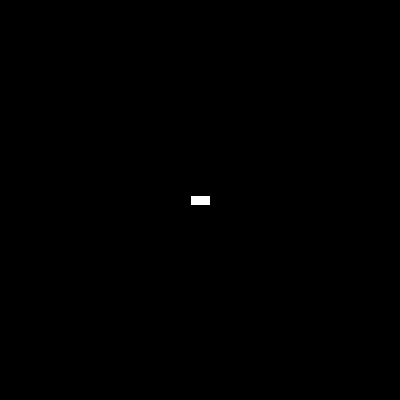
Frame 1 (no input)
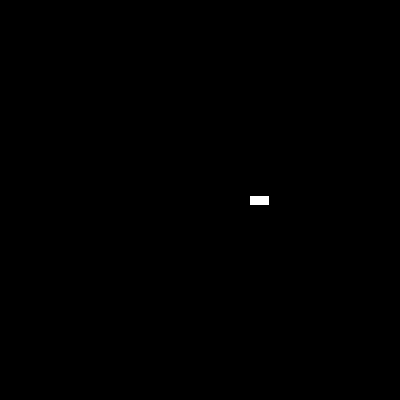
Frame 60 (the mouse pressed at the canvas centre just before this capture)
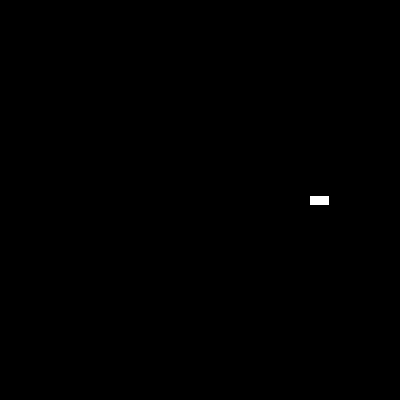
Frame 120 (the mouse held since frame 60 and released just before this capture)

The Processing sketch that drew these frames (run headless with seeded random() and noise(); from frame 60 on, the mouse is pressed at the canvas centre):

// Processing sketch: CarOOP
// ── CarOOP.pde
Car car1;

void setup() {
  size(400, 400);
  car1 = new Car();
}

void draw() {
  background(0);
  car1.display();
  car1.drive();
  if (car1.xpos > width) {
    car1.xpos = 0;
  }
}

// ── Car.pde
class Car {
  color c;
  float xpos;
  float ypos;
  float xspeed;

  Car() {
    c = color(255);
    xpos = width/2;
    ypos = height/2;
    xspeed = 1;
  }

  void display() {
    rectMode(CENTER);
    fill(c);
    rect(xpos, ypos, 20, 10);
  }

  void drive() {
    xpos += xspeed;
  }
}
